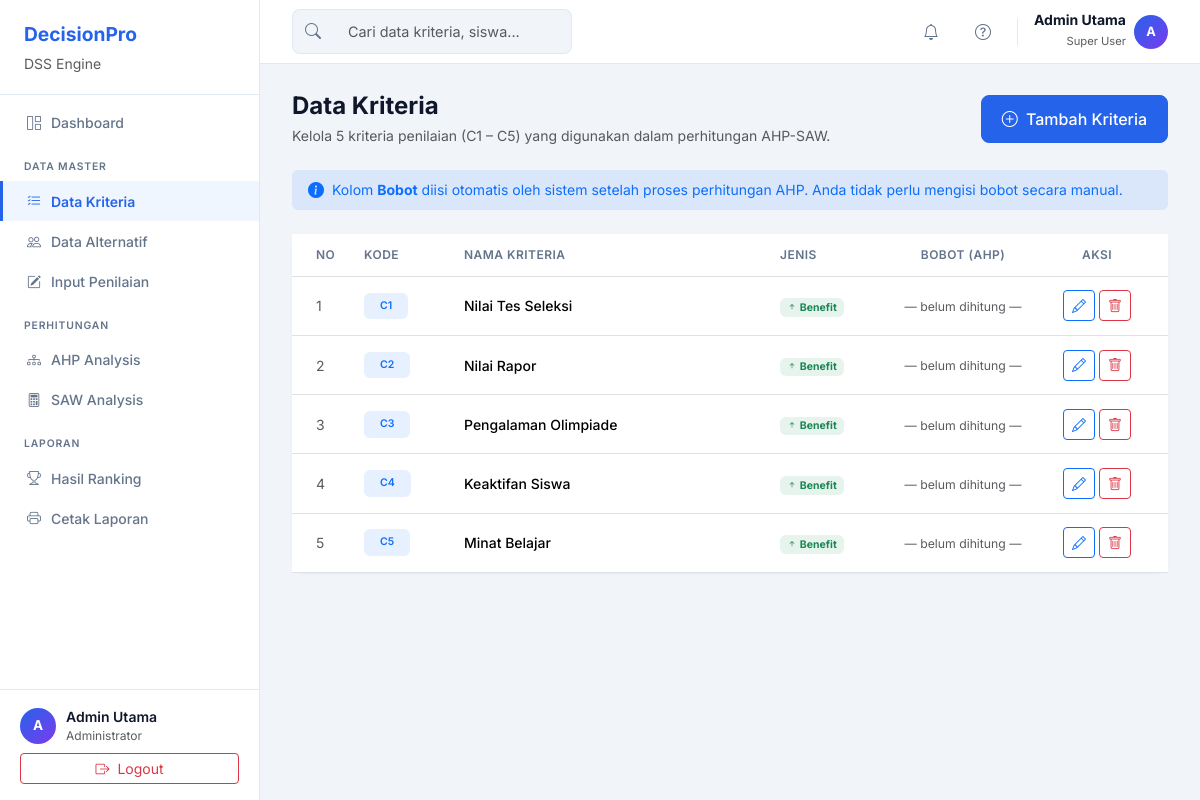
Page /?page=kriteria (signed in) on the committed database.
### tables this page shows
CREATE TABLE IF NOT EXISTS tb_kriteria (
    id INT(11) PRIMARY KEY AUTO_INCREMENT,
    kode VARCHAR(5) UNIQUE NOT NULL,
    nama_kriteria VARCHAR(100) NOT NULL,
    jenis ENUM('Benefit','Cost') NOT NULL DEFAULT 'Benefit',
    bobot DECIMAL(10,6) DEFAULT NULL
);

### controllers/KriteriaController.php (called while the page is built, shortened)
<?php
require_once 'models/KriteriaModel.php';
class KriteriaController {
    private $model;
    public function __construct($conn) {
        $this->model = new KriteriaModel($conn);
    }
    public function index() {
        $data = [];
        $data['kriteria'] = $this->model->getAll();
        $data['success'] = $_SESSION['flash_success'] ?? '';
        $data['error']   = $_SESSION['flash_error'] ?? '';
        require_once 'views/kriteria/index.php';
    }
}
?>

### models/KriteriaModel.php (called while the page is built, shortened)
<?php
class KriteriaModel {
    private $conn;
    public function __construct($db) {
        $this->conn = $db;
    }
    public function getAll() {
        $stmt = $this->conn->query("SELECT * FROM tb_kriteria ORDER BY kode ASC");
        return $stmt->fetchAll(PDO::FETCH_ASSOC);
    }
}
?>

### views/kriteria/index.php (the view, shortened to what this page needs)
<?php require_once 'views/layouts/header.php'; ?>
<?php
$kriteria_list = $data['kriteria'] ?? [];
?>
<div class="d-flex justify-content-between align-items-center mb-4">
    <div>
        <h4 class="mb-1 fw-bold">Data Kriteria</h4>
        <p class="text-muted mb-0 small">Kelola 5 kriteria penilaian (C1 – C5) yang digunakan dalam perhitungan AHP-SAW.</p>
    </div>
    <a href="?page=kriteria&action=create" class="btn btn-primary">
        <i class="bi bi-plus-circle me-1"></i> Tambah Kriteria
    </a>
</div>
<div class="alert border-0 bg-primary bg-opacity-10 text-primary d-flex align-items-center py-2 mb-4" role="alert">
    <i class="bi bi-info-circle-fill me-2"></i>
    <span class="small">Kolom <strong>Bobot</strong> diisi otomatis oleh sistem setelah proses perhitungan AHP. Anda tidak perlu mengisi bobot secara manual.</span>
</div>
<div class="card border-0">
    <div class="card-body p-0">
        <div class="table-responsive">
            <table class="table table-hover align-middle mb-0">
                <thead>
                    <tr>
                        <th class="ps-4" style="width: 60px;">No</th>
                        <th style="width: 100px;">Kode</th>
                        <th>Nama Kriteria</th>
                        <th style="width: 120px;">Jenis</th>
                        <th style="width: 150px;" class="text-center">Bobot (AHP)</th>
                        <th style="width: 130px;" class="text-center pe-4">Aksi</th>
                    </tr>
                </thead>
                <tbody>
                    <?php if (count($kriteria_list) > 0): ?>
                        <?php foreach ($kriteria_list as $i => $k): ?>
                        <tr>
                            <td class="ps-4 text-muted"><?= $i + 1 ?></td>
                            <td>
                                <span class="badge bg-primary bg-opacity-10 text-primary fw-semibold px-3 py-2">
                                    <?= htmlspecialchars($k['kode']) ?>
                                </span>
                            </td>
                            <td class="fw-medium"><?= htmlspecialchars($k['nama_kriteria']) ?></td>
                            <td>
                                <?php if ($k['jenis'] == 'Benefit'): ?>
                                    <span class="badge bg-success bg-opacity-10 text-success"><i class="bi bi-arrow-up-short"></i> Benefit</span>
                                <?php else: ?>
                                    <span class="badge bg-danger bg-opacity-10 text-danger"><i class="bi bi-arrow-down-short"></i> Cost</span>
                                <?php endif; ?>
                            </td>
                            <td class="text-center">
                                <?php if ($k['bobot'] !== null && $k['bobot'] > 0): ?>
                                    <span class="fw-bold text-primary"><?= number_format($k['bobot'], 4) ?></span>
                                <?php else: ?>
                                    <span class="text-muted small">— belum dihitung —</span>
                                <?php endif; ?>
                            </td>
                            <td class="text-center pe-4">
                                <div class="d-flex justify-content-center gap-1">
                                    <a href="?page=kriteria&action=edit&id=<?= $k['id'] ?>" class="btn btn-sm btn-outline-primary" title="Edit">
                                        <i class="bi bi-pencil"></i>
                                    </a>
                                    <button type="button" class="btn btn-sm btn-outline-danger" title="Hapus"
                                        onclick="confirmDelete(<?= $k['id'] ?>, '<?= htmlspecialchars($k['kode']) ?>')">
                                        <i class="bi bi-trash"></i>
                                    </button>
                                </div>
                            </td>
                        </tr>
                        <?php endforeach; ?>
                    <?php endif; ?>
                </tbody>
            </table>
        </div>
    </div>
</div>
<?php require_once 'views/layouts/footer.php'; ?>

### assets/css/style.css (style rules this page uses)
:root { --primary: #2563eb; --primary-hover: #1d4ed8; --primary-light: #eff6ff; --bg: #f1f5f9; --card-bg: #ffffff; --text: #0f172a; --text-muted: #64748b; --border: #e2e8f0; --sidebar-w: 260px; --topbar-h: 64px; --radius-sm: 8px; --radius-md: 12px; --radius-lg: 16px; --shadow-sm: 0 1px 3px 0 rgb(0 0 0 / 0.04), 0 1px 2px -1px rgb(0 0 0 / 0.04); --shadow-md: 0 4px 6px -1px rgb(0 0 0 / 0.07), 0 2px 4px -2px rgb(0 0 0 / 0.05); --transition: 0.2s ease; }
*, *::before, *::after { box-sizing: border-box; }
body { font-family: 'Inter', -apple-system, BlinkMacSystemFont, sans-serif; background: var(--bg); color: var(--text); -webkit-font-smoothing: antialiased; }
.btn-primary { background: var(--primary); border-color: var(--primary); padding: 0.7rem 1.25rem; border-radius: var(--radius-sm); font-weight: 500; transition: all var(--transition); }
.card { border: 1px solid var(--border); border-radius: var(--radius-md); box-shadow: var(--shadow-sm); background: var(--card-bg); transition: box-shadow var(--transition); }
.table > thead > tr > th { font-weight: 600; font-size: 0.75rem; text-transform: uppercase; letter-spacing: 0.04em; color: var(--text-muted); padding: 0.75rem; }
.table > tbody > tr > td { padding: 0.85rem 0.75rem; vertical-align: middle; font-size: 0.875rem; }
.table > tbody > tr { transition: background var(--transition); }

### rows in the picture
tb_kriteria: kode "C1", nama_kriteria "Nilai Tes Seleksi", jenis "Benefit" (drawn), shows "— belum dihitung —"
tb_kriteria: kode "C2", nama_kriteria "Nilai Rapor", jenis "Benefit" (drawn), shows "— belum dihitung —"
tb_kriteria: kode "C3", nama_kriteria "Pengalaman Olimpiade", jenis "Benefit" (drawn), shows "— belum dihitung —"
tb_kriteria: kode "C4", nama_kriteria "Keaktifan Siswa", jenis "Benefit" (drawn), shows "— belum dihitung —"
tb_kriteria: kode "C5", nama_kriteria "Minat Belajar", jenis "Benefit" (drawn), shows "— belum dihitung —"

### other values in the picture
substr($_SESSION['nama'] ?? 'A', 0, 1) "A"
$_SESSION['nama'] "Admin Utama"
